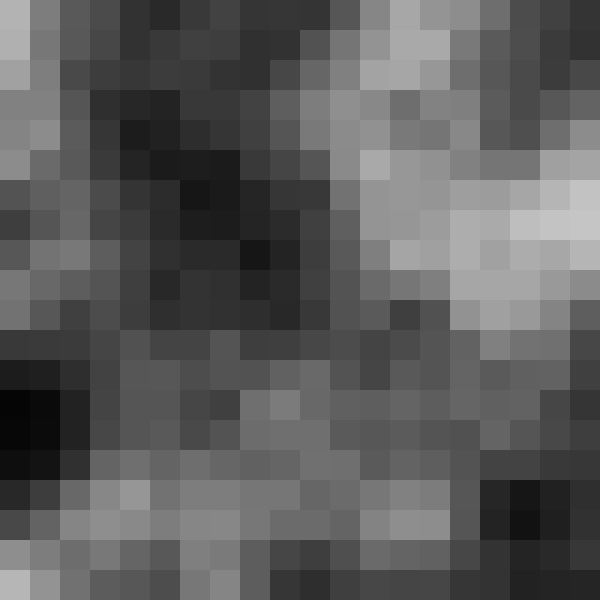
Frame 1 (no input)
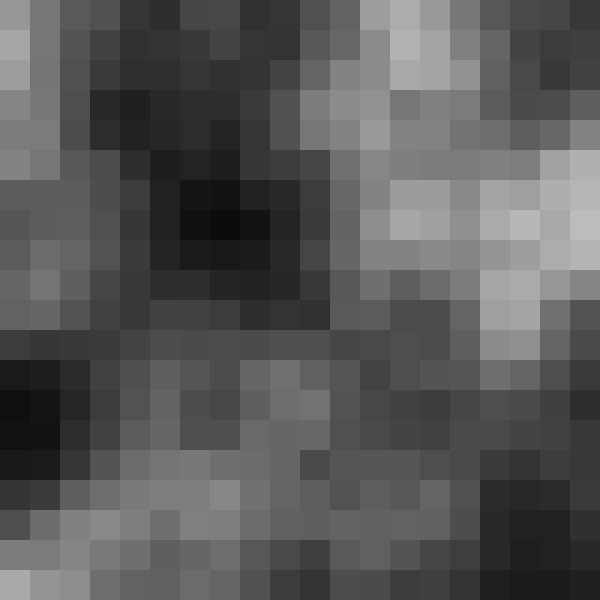
Frame 60 (no input)
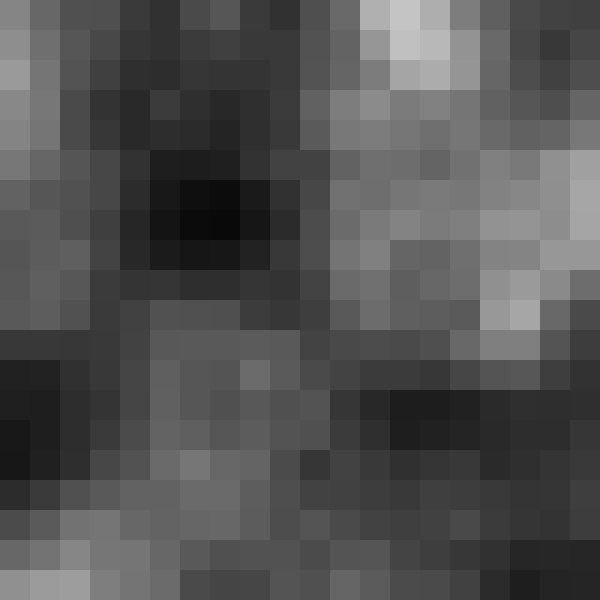
Frame 120 (the mouse pressed at the canvas centre since frame 60)

The p5.js sketch that drew these frames (run headless with seeded random() and noise() and a simulated clock; from frame 60 on, the mouse is pressed at the canvas centre):

// p5.js sketch
// ── sketch.js
let rows, cols, cellH, cellW;
let noiseScale;

function setup() {
  createCanvas(600, 600);
  rows = 20;
  cols = 20;
  cellW = width / cols;
  cellH = height / rows;
  noiseScale = 0.15;
}

function draw() {
  background(250);
  noStroke();
  for (let i = 0; i < cols; i++) {
    for (let j = 0; j < rows; j++) {
      //let n = noise((i + radians(frameCount)) * noiseScale, j * noiseScale);
      //let n = noise((i + radians(frameCount)) * noiseScale, (j + radians(frameCount)) * noiseScale);
      let n = noise(i * noiseScale, j * noiseScale, radians(frameCount)* noiseScale);
      //let brightness = n * 255;
      let brightness = constrain(pow(20 * n, 2), 0, 255);
      let x = i * cellW;
      let y = j * cellH;
      fill(brightness);
      rect(x, y, cellW, cellH);
    }
  }
}
